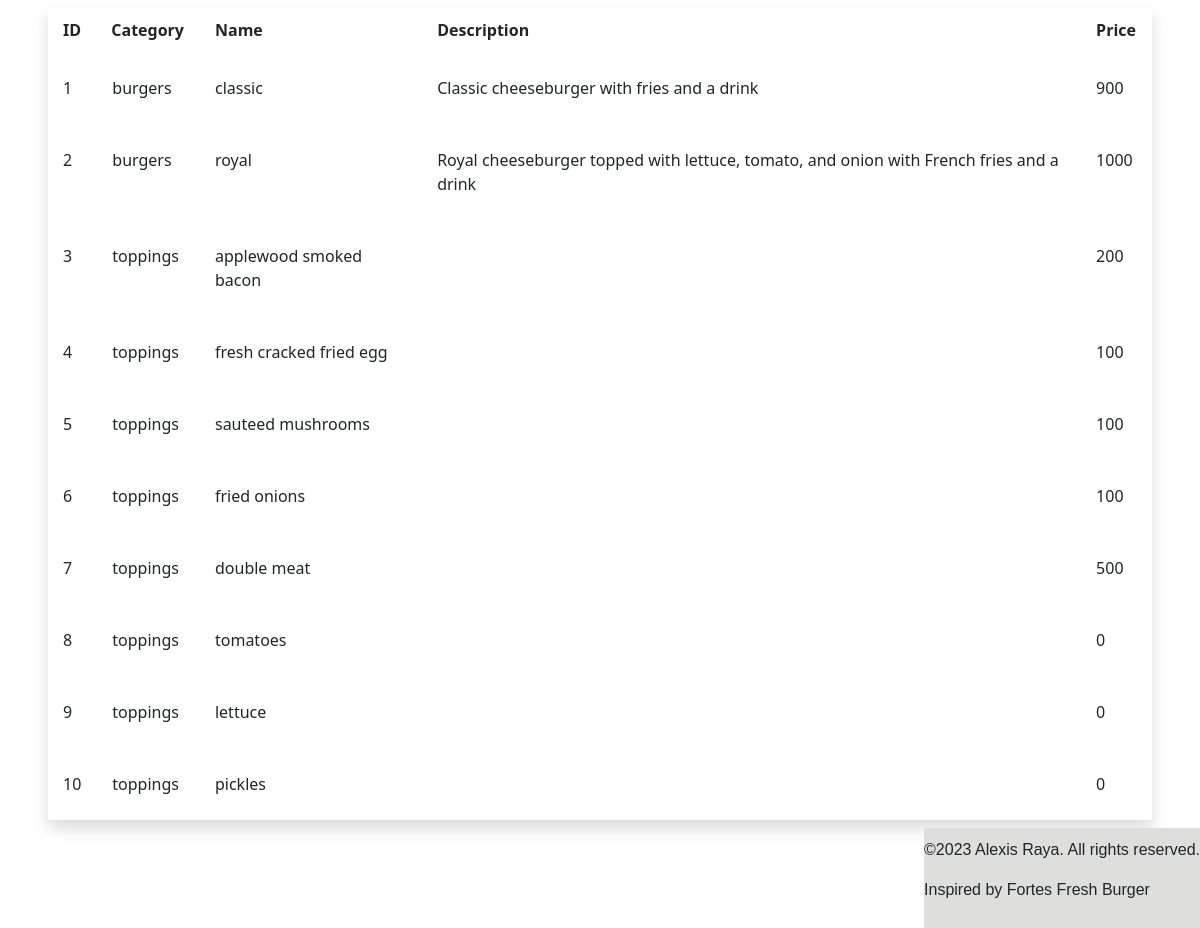
Page /public_html/database/main.php on the committed database.
### tables this page shows
CREATE TABLE `menu` (
  `id` int(11) NOT NULL,
  `category` longtext NOT NULL,
  `menu_item` longtext NOT NULL,
  `item_description` longtext NOT NULL,
  `price` int(11) NOT NULL,
  `image_path` longtext NOT NULL
);

### public_html/.env.local.php (called while the page is built)
<?php
$APP_CONFIG = [
    'environment' => 'development',
    'site_name' => 'Fortes Fresh Burger',
    'site_url' => 'http://localhost:8888',
    'database_host' => 'localhost',
    'database_user' => 'root',
    'database_pass' => 'root',
    'database_name' => 'local_idm216',
];

### public_html/_includes/helper-functions.php (called while the page is built, shortened)
<?php
function site_url()
{
    global $APP_CONFIG;
    return $APP_CONFIG['site_url'];
}

### public_html/_includes/menu-functions.php (called while the page is built)
<?php
function get_menu()
{
    global $db_connection;
    $query = 'SELECT * FROM menu';
    $result = mysqli_query($db_connection, $query);
    return $result;
}

### public_html/_components/table_menu.php (the view, shortened to what this page needs)
<table class="min-w-full divide-y divide-gray-300">
  <thead class="bg-gray-50">
    <tr>
      <th scope="col" class="py-3.5 pl-4 pr-3 text-left text-sm font-semibold text-gray-900 sm:pl-6">ID</th>
      <th scope="col" class="py-3.5 pl-4 pr-3 text-left text-sm font-semibold text-gray-900 sm:pl-6">Category
      </th>
      <th scope="col" class="px-3 py-3.5 text-left text-sm font-semibold text-gray-900">Name</th>
      <th scope="col" class="px-3 py-3.5 text-left text-sm font-semibold text-gray-900">Description</th>
      <th scope="col" class="px-3 py-3.5 text-left text-sm font-semibold text-gray-900">Price</th>
    </tr>
  </thead>
  <tbody class="divide-y divide-gray-200 bg-white">
    <?php
    while ($item = mysqli_fetch_array($menu)) {
        echo "
          <tr>
            <td class='whitespace-nowrap py-4 pl-4 pr-3 text-sm font-medium text-gray-900 sm:pl-6'>{$item['id']}</td>
            <td class='whitespace-nowrap px-3 py-4 text-sm text-gray-500'>{$item['category']}</td>
            <td class='whitespace-nowrap px-3 py-4 text-sm text-gray-500'>{$item['menu_item']}</td>
            <td class='whitespace-nowrap px-3 py-4 text-sm text-gray-500'>{$item['item_description']}</td>
            <td class='whitespace-nowrap px-3 py-4 text-sm text-gray-500'>{$item['price']}</td>
          </tr>";
    }
?>
  </tbody>
</table>

### public_html/_components/header.php (shortened to what this page needs)
<!DOCTYPE html>
<html lang="en">
<head>
  <link href="https://cdn.jsdelivr.net/npm/bootstrap@5.2.2/dist/css/bootstrap.min.css" rel="stylesheet">
  <link rel="stylesheet" href="<?php echo site_url(); ?>/_dist/styles/style.css">
</head>
<body>

### public_html/database/main.php (shortened to what this page needs)
<?php
$menu = get_menu();
include_once __DIR__ . '/../_components/header.php';
?>
<div class="mx-auto my-16 max-w-7xl px-4">
    <div class="px-4 sm:px-6 lg:px-8">
        <div class="sm:flex sm:items-center">
            <div class="sm:flex-auto">
                <div class="mt-8 flex flex-col">
                    <div class="-my-2 -mx-4 overflow-x-auto sm:-mx-6 lg:-mx-8">
                        <div class="inline-block min-w-full py-2 align-middle md:px-6 lg:px-8">
                            <div class="overflow-hidden shadow ring-1 ring-black ring-opacity-5 md:rounded-lg">
                                <?php include __DIR__ . '/../_components/table_menu.php'; ?>
                            </div>
                        </div>
                    </div>
                </div>
            </div>
        </div>
    </div>
</div>
<?php include_once __DIR__ . '/../_components/footer.php';
?>

### public_html/_components/footer.php (shortened to what this page needs)
<footer>
  <div class = "footer">
    <p class="footer-text">
      &copy;<?php echo date('Y'); ?> Alexis Raya. All
      rights reserved.
    </p>
    <p class="footer-subtext">
      Inspired by Fortes Fresh Burger
    </p>
  </div>
</footer>
</body>
</html>

### rows in the picture
menu: id "1", category "burgers", menu_item "classic", item_description "Classic cheeseburger with fries and a drink", price "900"
menu: id "2", category "burgers", menu_item "royal", item_description "Royal cheeseburger topped with lettuce, tomato, and onion with French fries and a drink", price "1000"
menu: id "3", category "toppings", menu_item "applewood smoked bacon", price "200"
menu: id "4", category "toppings", menu_item "fresh cracked fried egg", price "100"
menu: id "5", category "toppings", menu_item "sauteed mushrooms", price "100"
menu: id "6", category "toppings", menu_item "fried onions", price "100"
menu: id "7", category "toppings", menu_item "double meat", price "500"
menu: id "8", category "toppings", menu_item "tomatoes", price "0"
menu: id "9", category "toppings", menu_item "lettuce", price "0"
menu: id "10", category "toppings", menu_item "pickles", price "0"
